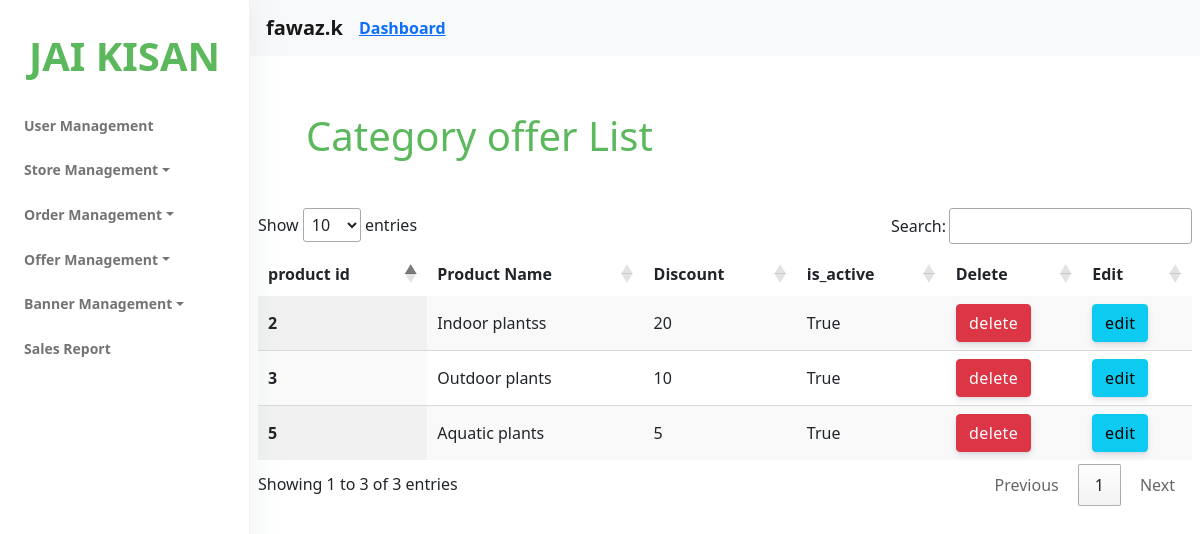
Page /adminpanel/category_offer (signed in) on the committed database.
### accounts/models.py (models this page shows, shortened)
class Account(AbstractBaseUser):
    first_name = models.CharField(max_length=50)
    last_name = models.CharField(max_length=50)
    username = models.CharField(max_length=50)
    email = models.CharField(max_length=50,unique=True)
    phone_number=models.CharField(('mobile number'), max_length=20, unique=True)
    profile_img = models.ImageField( null=True, blank=True, upload_to='userprofile')
    city = models.CharField(max_length=50,null=True)
    state = models.CharField(max_length=50,null=True)
    date_joined = models.DateTimeField(auto_now_add=True)
    last_login = models.DateTimeField(auto_now_add=True)
    is_admin = models.BooleanField(default=False)
    is_staff = models.BooleanField(default=False)
    is_active = models.BooleanField(default=True)
    is_superadmin = models.BooleanField(default=False)
    USERNAME_FIELD ='email'
    REQUIRED_FIELDS = ['first_name','last_name','username','phone_number']
    objects = MyAccountManager()

### offer/models.py (models this page shows, shortened)
class CategoryOffer(models.Model):
    category = models.OneToOneField(category, on_delete=models.CASCADE)
    discount_offer = models.PositiveIntegerField(help_text='Offer in percentage')
    is_active = models.BooleanField(default=True)

### category/models.py (models this page shows, shortened)
class category(models.Model):
    category_name = models.CharField(max_length=200, unique=True)
    slug = models.SlugField(max_length=200, unique=True)
    description = models.TextField(max_length=200, blank=True)
    class Meta:
        verbose_name = 'category'
        verbose_name_plural = 'categories'

### admin_panel/views.py (the view)
# urls.py: path('category_offer',views.category_offer,name="category_offer"),
@staff_member_required(login_url='adminpanel')
def category_offer(request):
    category_offer = CategoryOffer.objects.all()
    context ={
        'category_offer':category_offer,
    }
    return render(request,'adminpanel/category_offer.html',context)

### cart/context_processors.py (called while the page is built, shortened)
def counter(request):
    cart_count = 0
    if 'admin' in request.path:
        return{}
    return dict(cart_count=cart_count)

### category/context_processors.py (called while the page is built)
def menu_links(request):
    links = category.objects.all()
    return dict(links=links)

### templates/adminpanel/category_offer.html (shortened to what this page needs)
{% load static %}
{% include 'adminpanel/nav.html' %}
<!DOCTYPE html>
<html lang="en">
<head>
    <link rel="stylesheet" href="https://cdn.jsdelivr.net/npm/bootstrap@5.0.0-beta1/dist/css/bootstrap.min.css">
    <link rel="stylesheet" type="text/css" href="https://cdn.datatables.net/1.11.3/css/jquery.dataTables.css">
</head>
<body>
    <div class="header">
        <div class="align-items-center">
            <div class="px-2 col-lg-12 col-7">
                <div class="table-responsive">
                    <div>
                        <h1 style="color:#5cb85c" class="m-5">Category offer List</h1>
                    </div>
                    <table id="table" class="display"  style="border:None;">
                        <thead  style="border:None;">
                            <tr  style="border:None;">
                                <th  style="border:None;" scope="col">product id</th>
                                <th  style="border:None;" scope="col">Product Name</th>
                                <th  style="border:None;" scope="col">Discount</th>
                                <th  style="border:None;" scope="col">is_active</th>
                                <th  style="border:None;" scope="col">Delete</th>
                                <th  style="border:None;" scope="col">Edit</th>
                            </tr>
                        </thead>
                        <tbody  style="border:None;">
                            {% for x in category_offer %}
                            <tr>
                                <th scope="row">
                                    {{ x.id }}
                                </th>
                                <td>
                                    {{ x.category.category_name }}
                                </td>
                                <td>
                                    {{ x.discount_offer }}
                                </td>
                                <td>
                                    {{ x.is_active }}
                                </td>
                                    <td><a class="btn btn-danger" href="" onclick="deletecategoryoffer('{{x.id}}')" data-bs-toggle="modal" data-bs-target="#staticBackdrop" >delete</a></td>
                                    <td><a class="btn btn-info" href="" onclick="editcategoryoffer('{{x.id}}')" data-bs-toggle="modal" data-bs-target="#staticBackdrop">edit</a></td>
                            </tr>
                            {% endfor %}
                        </tbody>
                    </table>
                </div>
            </div>
        </div>
    </div>
</body>
</html>

### templates/adminpanel/nav.html (shortened to what this page needs)
{% extends 'adminpanel/base.html' %}
{% load static %}
{% block content %}
<nav class="sidenav navbar navbar-vertical  fixed-left  navbar-expand-xs navbar-light bg-white" id="sidenav-main">
    <div class="scrollbar-inner">
        <div class="sidenav-header  align-items-center">
            <a class="navbar-brand" href="javascript:void(0)">
                <h1 style="color: #5cb85c;"><b>JAI KISAN</b></h1>
            </a>
        </div>
        <div class="navbar-inner">
            <div class="collapse navbar-collapse" id="sidenav-collapse-main">
                <ul class="navbar-nav">
                    <li class="nav-item">
                        <a class="nav-link" href="{% url 'user_list' %}">
                            <b >User Management</b>
                        </a>
                </li>
                    <li class="nav-item dropdown">
                        <a class="nav-link dropdown-toggle" href="#" id="navbarDropdown" role="button" data-toggle="dropdown" aria-haspopup="true" aria-expanded="false">
                          <b>Store Management</b>
                        </a>
                      </li>
                      <li class="nav-item dropdown">
                        <a class="nav-link dropdown-toggle" href="#" id="navbarDropdown" role="button" data-toggle="dropdown" aria-haspopup="true" aria-expanded="false">
                          <b>Order Management</b>
                        </a>
                      </li>
                      <li class="nav-item dropdown">
                        <a class="nav-link dropdown-toggle" href="#" id="navbarDropdown" role="button" data-toggle="dropdown" aria-haspopup="true" aria-expanded="false">
                          <b>Offer Management</b>
                        </a>
                      </li>
                      <li class="nav-item dropdown">
                        <a class="nav-link dropdown-toggle" href="#" id="navbarDropdown" role="button" data-toggle="dropdown" aria-haspopup="true" aria-expanded="false">
                          <b>Banner Management</b>
                        </a>
                      </li>
                      <li class="nav-item">
                        <a class="nav-link" href="{% url 'product_sales' %}">
                            <b >Sales Report</b>
                        </a>
                </li>
                </ul>
            </div>
        </div>
    </div>
</nav>
<div class="main-content" id="panel">
    <nav class="navbar navbar-expand-lg navbar-light bg-light">
        <b class="navbar-brand" style="justify-content: end;" >{{ user.username }}</b>
        <a  href="{% url 'admin_dashboard' %}"><b>Dashboard</b></a>
      </nav>
    {% endblock %}

### rows in the picture
Account: username "fawaz.k"
CategoryOffer: id "2", category.category_name "Indoor plantss", discount_offer "20", is_active "True"
CategoryOffer: id "3", category.category_name "Outdoor plants", discount_offer "10", is_active "True"
CategoryOffer: id "5", category.category_name "Aquatic plants", discount_offer "5", is_active "True"
